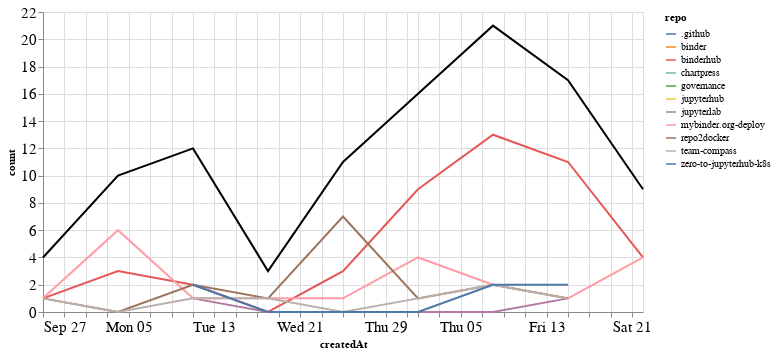

The notebook cell saved with this chart:
### Markdown cell above
## Comments

### Code cell
comments_time = comments.groupby('repo').resample('W', on='createdAt').count()['author'].reset_index()
comments_time = comments_time.rename(columns={'author': 'count'})
comments_time_total = comments_time.groupby('createdAt').agg({"count": "sum"}).reset_index()
ch1 = alt.Chart(comments_time, width=600).mark_line().encode(
    x='createdAt',
    y='count',
    color='repo',
    tooltip="repo"
)

ch2 = alt.Chart(comments_time_total, width=600).mark_line(color="black").encode(
    x='createdAt',
    y='count',
)

ch1 + ch2

### Figure 1 — Vega-Lite specification as saved in the notebook (floating-point values rounded to 4 significant figures)
{"config": {"axisLeft": {"labelFontSize": 15}, "axisBottom": {"labelFontSize": 15}}, "layer": [{"data": {"name": "data-1fbebe6f4d77ae16e6e12f7a8549cc91"}, "mark": "line", "encoding": {"color": {"type": "nominal", "field": "repo"}, "tooltip": {"type": "nominal", "field": "repo"}, "x": {"type": "temporal", "field": "createdAt"}, "y": {"type": "quantitative", "field": "count"}}, "width": 600}, {"data": {"name": "data-a37565644021648e0a4e7a33adfe84b5"}, "mark": {"type": "line", "color": "black"}, "encoding": {"x": {"type": "temporal", "field": "createdAt"}, "y": {"type": "quantitative", "field": "count"}}, "width": 600}], "$schema": "https://vega.github.io/schema/vega-lite/v4.8.1.json", "datasets": {"data-1fbebe6f4d77ae16e6e12f7a8549cc91": [{"repo": ".github", "createdAt": "2020-10-04T00:00:00", "count": 1}, {"repo": "binder", "createdAt": "2020-10-11T00:00:00", "count": 2}, {"repo": "binderhub", "createdAt": "2020-09-27T00:00:00", "count": 1}, {"repo": "binderhub", "createdAt": "2020-10-04T00:00:00", "count": 3}, {"repo": "binderhub", "createdAt": "2020-10-11T00:00:00", "count": 2}, {"repo": "binderhub", "createdAt": "2020-10-18T00:00:00", "count": 0}, {"repo": "binderhub", "createdAt": "2020-10-25T00:00:00", "count": 3}, {"repo": "binderhub", "createdAt": "2020-11-01T00:00:00", "count": 9}, {"repo": "binderhub", "createdAt": "2020-11-08T00:00:00", "count": 13}, {"repo": "binderhub", "createdAt": "2020-11-15T00:00:00", "count": 11}, {"repo": "binderhub", "createdAt": "2020-11-22T00:00:00", "count": 4}, {"repo": "chartpress", "createdAt": "2020-11-22T00:00:00", "count": 1}, {"repo": "governance", "createdAt": "2020-10-11T00:00:00", "count": 1}, {"repo": "jupyterhub", "createdAt": "2020-11-01T00:00:00", "count": 1}, {"repo": "jupyterlab", "createdAt": "2020-10-11T00:00:00", "count": 1}, {"repo": "jupyterlab", "createdAt": "2020-10-18T00:00:00", "count": 0}, {"repo": "jupyterlab", "createdAt": "2020-10-25T00:00:00", "count": 0}, {"repo": "jupyterlab", "createdAt": "2020-11-01T00:00:00", "count": 0}, {"repo": "jupyterlab", "createdAt": "2020-11-08T00:00:00", "count": 0}, {"repo": "jupyterlab", "createdAt": "2020-11-15T00:00:00", "count": 1}, {"repo": "mybinder.org-deploy", "createdAt": "2020-09-27T00:00:00", "count": 1}, {"repo": "mybinder.org-deploy", "createdAt": "2020-10-04T00:00:00", "count": 6}, {"repo": "mybinder.org-deploy", "createdAt": "2020-10-11T00:00:00", "count": 1}, {"repo": "mybinder.org-deploy", "createdAt": "2020-10-18T00:00:00", "count": 1}, {"repo": "mybinder.org-deploy", "createdAt": "2020-10-25T00:00:00", "count": 1}, {"repo": "mybinder.org-deploy", "createdAt": "2020-11-01T00:00:00", "count": 4}, {"repo": "mybinder.org-deploy", "createdAt": "2020-11-08T00:00:00", "count": 2}, {"repo": "mybinder.org-deploy", "createdAt": "2020-11-15T00:00:00", "count": 1}, {"repo": "mybinder.org-deploy", "createdAt": "2020-11-22T00:00:00", "count": 4}, {"repo": "repo2docker", "createdAt": "2020-09-27T00:00:00", "count": 1}, {"repo": "repo2docker", "createdAt": "2020-10-04T00:00:00", "count": 0}, {"repo": "repo2docker", "createdAt": "2020-10-11T00:00:00", "count": 2}, {"repo": "repo2docker", "createdAt": "2020-10-18T00:00:00", "count": 1}, {"repo": "repo2docker", "createdAt": "2020-10-25T00:00:00", "count": 7}, {"repo": "repo2docker", "createdAt": "2020-11-01T00:00:00", "count": 1}, {"repo": "repo2docker", "createdAt": "2020-11-08T00:00:00", "count": 2}, {"repo": "repo2docker", "createdAt": "2020-11-15T00:00:00", "count": 1}, {"repo": "team-compass", "createdAt": "2020-09-27T00:00:00", "count": 1}, {"repo": "team-compass", "createdAt": "2020-10-04T00:00:00", "count": 0}, {"repo": "team-compass", "createdAt": "2020-10-11T00:00:00", "count": 1}, {"repo": "team-compass", "createdAt": "2020-10-18T00:00:00", "count": 1}, {"repo": "team-compass", "createdAt": "2020-10-25T00:00:00", "count": 0}, {"repo": "team-compass", "createdAt": "2020-11-01T00:00:00", "count": 1}, {"repo": "team-compass", "createdAt": "2020-11-08T00:00:00", "count": 2}, {"repo": "team-compass", "createdAt": "2020-11-15T00:00:00", "count": 1}, {"repo": "zero-to-jupyterhub-k8s", "createdAt": "2020-10-11T00:00:00", "count": 2}, {"repo": "zero-to-jupyterhub-k8s", "createdAt": "2020-10-18T00:00:00", "count": 0}, {"repo": "zero-to-jupyterhub-k8s", "createdAt": "2020-10-25T00:00:00", "count": 0}, {"repo": "zero-to-jupyterhub-k8s", "createdAt": "2020-11-01T00:00:00", "count": 0}, {"repo": "zero-to-jupyterhub-k8s", "createdAt": "2020-11-08T00:00:00", "count": 2}, {"repo": "zero-to-jupyterhub-k8s", "createdAt": "2020-11-15T00:00:00", "count": 2}], "data-a37565644021648e0a4e7a33adfe84b5": [{"createdAt": "2020-09-27T00:00:00", "count": 4}, {"createdAt": "2020-10-04T00:00:00", "count": 10}, {"createdAt": "2020-10-11T00:00:00", "count": 12}, {"createdAt": "2020-10-18T00:00:00", "count": 3}, {"createdAt": "2020-10-25T00:00:00", "count": 11}, {"createdAt": "2020-11-01T00:00:00", "count": 16}, {"createdAt": "2020-11-08T00:00:00", "count": 21}, {"createdAt": "2020-11-15T00:00:00", "count": 17}, {"createdAt": "2020-11-22T00:00:00", "count": 9}]}}
